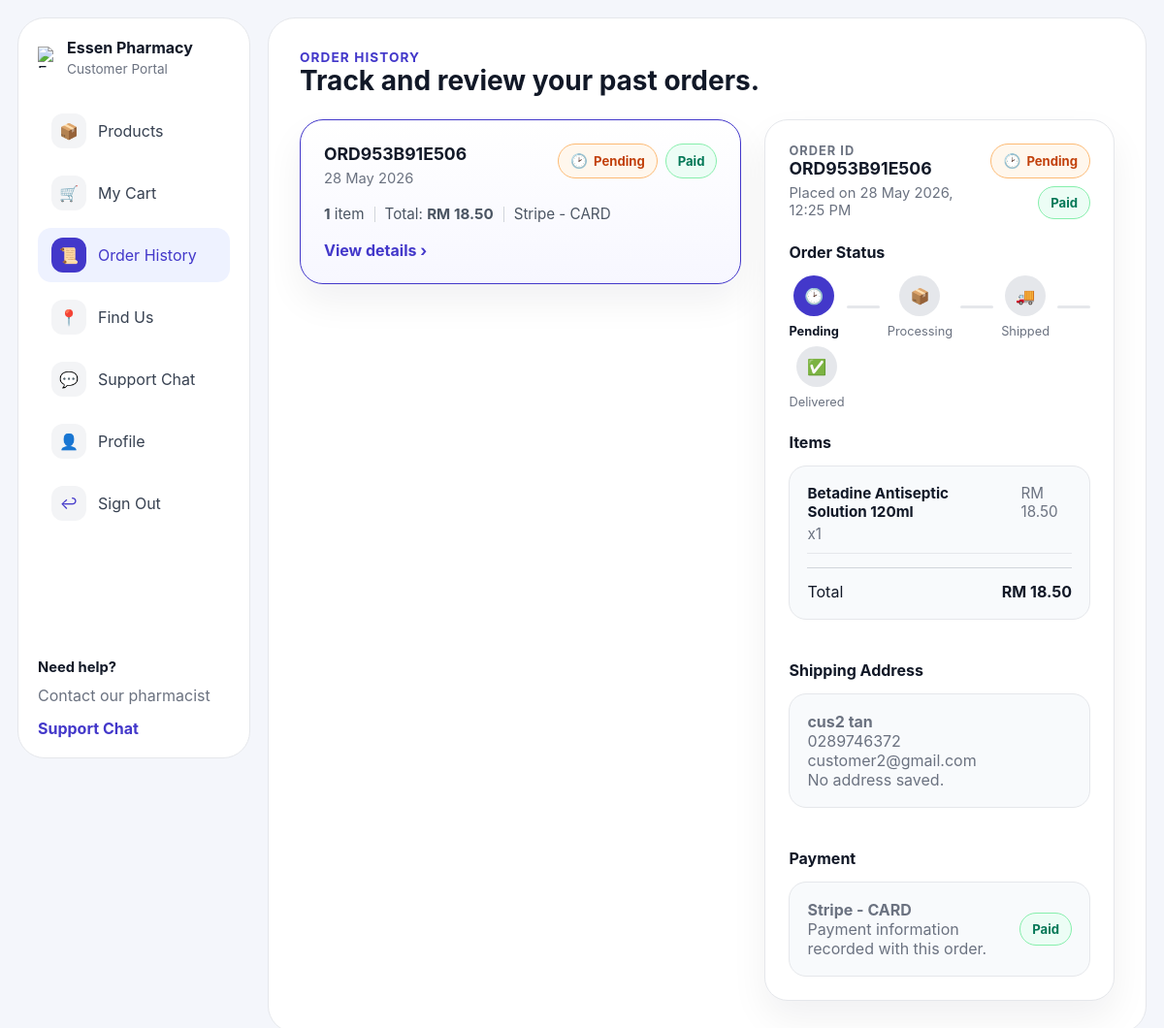
Page /customer/order-history.php (signed in) on the committed database.
### tables this page shows
CREATE TABLE `customer_orders` (
  `order_id` int(10) UNSIGNED NOT NULL,
  `order_code` varchar(20) NOT NULL,
  `customer_id` int(10) UNSIGNED NOT NULL,
  `cashier_user_id` int(10) UNSIGNED DEFAULT NULL,
  `order_date` date NOT NULL DEFAULT curdate(),
  `transaction_datetime` datetime DEFAULT NULL,
  `total` decimal(12,2) NOT NULL DEFAULT 0.00,
  `items` int(10) UNSIGNED NOT NULL DEFAULT 0,
  `status` enum('Pending','Processing','Shipped','Delivered','Cancelled') NOT NULL DEFAULT 'Pending',
  `paymentMethod` varchar(80) DEFAULT 'Unknown',
  `amount_paid` decimal(12,2) DEFAULT NULL,
  `change_amount` decimal(12,2) DEFAULT NULL,
  `order_source` varchar(30) NOT NULL DEFAULT 'Online',
  `created_at` timestamp NULL DEFAULT current_timestamp(),
  `updated_at` timestamp NULL DEFAULT current_timestamp() ON UPDATE current_timestamp()
);

CREATE TABLE `order_items` (
  `order_item_id` int(10) UNSIGNED NOT NULL,
  `order_id` int(10) UNSIGNED NOT NULL,
  `product_name` varchar(255) NOT NULL,
  `quantity` int(10) UNSIGNED NOT NULL DEFAULT 1,
  `unit_price` decimal(10,2) NOT NULL DEFAULT 0.00,
  `created_at` timestamp NULL DEFAULT current_timestamp()
);

CREATE TABLE `customers` (
  `customer_id` int(10) UNSIGNED NOT NULL,
  `user_id` int(10) UNSIGNED DEFAULT NULL,
  `customer_code` varchar(20) NOT NULL,
  `name` varchar(150) NOT NULL,
  `email` varchar(150) NOT NULL,
  `phone` varchar(40) DEFAULT NULL,
  `address` varchar(255) DEFAULT NULL,
  `join_date` date NOT NULL DEFAULT curdate(),
  `status` enum('active','inactive') NOT NULL DEFAULT 'active',
  `created_at` timestamp NULL DEFAULT current_timestamp(),
  `updated_at` timestamp NULL DEFAULT current_timestamp() ON UPDATE current_timestamp()
);

### customer/order-history.php (the view, shortened to what the rows shown need)
<?php
require_once __DIR__ . '/../db.php';
function h($value): string
{
    return htmlspecialchars((string) $value, ENT_QUOTES, 'UTF-8');
}
function resolveCustomerID(int $userId, mysqli $conn): ?int
{
    $customerStmt = $conn->prepare('SELECT customer_id FROM customers WHERE user_id = ? LIMIT 1');
    if ($customerStmt) {
        $customerStmt->bind_param('i', $userId);
        $customerStmt->execute();
        $customerResult = $customerStmt->get_result();
        if ($row = $customerResult->fetch_assoc()) {
            return (int) $row['customer_id'];
        }
    }
    $customerId = (int) $conn->insert_id;
    return $customerId;
}
function getStatusMeta(string $status): array
{
    $map = [
        'Pending' => ['class' => 'status-pending', 'icon' => '&#128337;'],
        'Processing' => ['class' => 'status-processing', 'icon' => '&#128230;'],
        'Shipped' => ['class' => 'status-shipped', 'icon' => '&#128666;'],
        'Delivered' => ['class' => 'status-delivered', 'icon' => '&#9989;'],
        'Cancelled' => ['class' => 'status-cancelled', 'icon' => '&#10060;'],
    ];
    return $map[$status] ?? ['class' => 'status-pending', 'icon' => '&#128337;'];
}
function getPaymentMeta(string $paymentMethod): array
{
    $normalized = strtolower(trim($paymentMethod));
    return ['label' => 'Paid', 'class' => 'payment-paid'];
}
$userId = (int) $_SESSION['userID'];
$customerId = resolveCustomerID($userId, $conn);
$orders = [];
$selectedOrder = null;
$selectedOrderItems = [];
$selectedOrderId = (int) ($_GET['order_id'] ?? 0);
if ($customerId !== null) {
    $orderStmt = $conn->prepare(
        'SELECT o.order_id, o.order_code, o.order_date, o.total, o.items, o.status, o.paymentMethod, o.created_at,
                c.name AS customer_name, c.email AS customer_email, c.phone AS customer_phone, c.address AS customer_address
         FROM customer_orders o
         JOIN customers c ON o.customer_id = c.customer_id
         WHERE o.customer_id = ?
         ORDER BY o.created_at DESC, o.order_id DESC'
    );
    if ($orderStmt) {
        $orderStmt->bind_param('i', $customerId);
        $orderStmt->execute();
        $orderResult = $orderStmt->get_result();
        $orders = $orderResult->fetch_all(MYSQLI_ASSOC);
    }
    if ($selectedOrderId <= 0 && !empty($orders)) {
        $selectedOrderId = (int) $orders[0]['order_id'];
    }
    if ($selectedOrderId > 0) {
        foreach ($orders as $order) {
            if ((int) $order['order_id'] === $selectedOrderId) {
                $selectedOrder = $order;
                break;
            }
        }
        if ($selectedOrder) {
            $itemStmt = $conn->prepare(
                'SELECT product_name, quantity, unit_price
                 FROM order_items
                 WHERE order_id = ?
                 ORDER BY order_item_id ASC'
            );
            if ($itemStmt) {
                $itemStmt->bind_param('i', $selectedOrderId);
                $itemStmt->execute();
                $itemResult = $itemStmt->get_result();
                $selectedOrderItems = $itemResult->fetch_all(MYSQLI_ASSOC);
            }
        }
    }
}
?>
<!DOCTYPE html>
<html lang="en">
<head>
    <link rel="stylesheet" href="css/customer-dashboard.css">
    <link rel="stylesheet" href="css/customer-order-history.css">
</head>
<body>
<div class="customer-layout">
    <aside class="sidebar">
        <div>
            <div class="brand">
                <div>
                    <h1>Essen Pharmacy</h1>
                </div>
            </div>
        </div>
    </aside>
    <main class="main-panel history-panel">
        <header class="page-header">
            <div>
                <h2>Track and review your past orders.</h2>
            </div>
        </header>
        <?php if (empty($orders)): ?>
            <section class="history-empty">
                <div class="history-empty-icon">&#128221;</div>
                <h3>No orders yet</h3>
                <p>Your order history will appear here after your first purchase.</p>
                <a href="dashboard.php" class="history-primary-button">Start Shopping</a>
            </section>
        <?php else: ?>
            <div class="history-layout">
                <section class="history-list">
                    <?php foreach ($orders as $order): ?>
                        <?php
                            $statusMeta = getStatusMeta($order['status']);
                            $paymentMeta = getPaymentMeta($order['paymentMethod']);
                            $isActive = $selectedOrder && (int) $selectedOrder['order_id'] === (int) $order['order_id'];
                        ?>
                        <a href="order-history.php?order_id=<?php echo (int) $order['order_id']; ?>" class="history-card<?php echo $isActive ? ' active' : ''; ?>">
                            <div class="history-card-top">
                                <div>
                                    <h3><?php echo h($order['order_code']); ?></h3>
                                    <p><?php echo h(date('d M Y', strtotime($order['order_date']))); ?></p>
                                </div>
                                <div class="history-badges">
                                    <span class="history-badge <?php echo h($statusMeta['class']); ?>">
                                        <span class="badge-icon"><?php echo $statusMeta['icon']; ?></span>
                                        <?php echo h($order['status']); ?>
                                    </span>
                                    <span class="history-badge <?php echo h($paymentMeta['class']); ?>">
                                        <?php echo h($paymentMeta['label']); ?>
                                    </span>
                                </div>
                            </div>
                            <div class="history-card-meta">
                                <span><strong><?php echo (int) $order['items']; ?></strong> item<?php echo (int) $order['items'] === 1 ? '' : 's'; ?></span>
                                <span>Total: <strong>RM <?php echo number_format((float) $order['total'], 2); ?></strong></span>
                                <span><?php echo h($order['paymentMethod']); ?></span>
                            </div>
                            <span class="history-link-copy">View details &#8250;</span>
                        </a>
                    <?php endforeach; ?>
                </section>
                <aside class="history-detail">
                    <?php if (!$selectedOrder): ?>
                        <div class="history-detail-card">
                            <p>Select an order to see its details.</p>
                        </div>
                    <?php else: ?>
                        <?php $selectedStatusMeta = getStatusMeta($selectedOrder['status']); ?>
                        <?php $selectedPaymentMeta = getPaymentMeta($selectedOrder['paymentMethod']); ?>
                        <section class="history-detail-card">
                            <div class="detail-header">
                                <div>
                                    <p class="detail-label">Order ID</p>
                                    <h3><?php echo h($selectedOrder['order_code']); ?></h3>
                                    <p class="detail-date">Placed on <?php echo h(date('d M Y, g:i A', strtotime($selectedOrder['created_at']))); ?></p>
                                </div>
                                <div class="history-badges">
                                    <span class="history-badge <?php echo h($selectedStatusMeta['class']); ?>">
                                        <span class="badge-icon"><?php echo $selectedStatusMeta['icon']; ?></span>
                                        <?php echo h($selectedOrder['status']); ?>
                                    </span>
                                    <span class="history-badge <?php echo h($selectedPaymentMeta['class']); ?>">
                                        <?php echo h($selectedPaymentMeta['label']); ?>
                                    </span>
                                </div>
                            </div>
                            <div class="timeline-card">
                                <h4>Order Status</h4>
                                <?php if ($selectedOrder['status'] === 'Cancelled'): ?>
                                    <div class="cancelled-state">
                                        <span class="cancelled-icon">&#10060;</span>
                                        <div>
                                            <strong>Order Cancelled</strong>
                                            <p>This order is no longer being processed.</p>
                                        </div>
                                    </div>
                                <?php else: ?>
                                    <div class="timeline">
                                        <?php
                                            $steps = ['Pending', 'Processing', 'Shipped', 'Delivered'];
                                            $currentIndex = array_search($selectedOrder['status'], $steps, true);
                                        ?>
                                        <?php foreach ($steps as $index => $step): ?>
                                            <?php $stepMeta = getStatusMeta($step); ?>
                                            <?php $isComplete = $index <= $currentIndex; ?>
                                            <div class="timeline-step">
                                                <div class="timeline-node<?php echo $isComplete ? ' complete' : ''; ?>">
                                                    <?php echo $stepMeta['icon']; ?>
                                                </div>
                                                <span class="timeline-label<?php echo $isComplete ? ' complete' : ''; ?>"><?php echo h($step); ?></span>
                                            </div>
                                            <?php if ($index < count($steps) - 1): ?>
                                                <div class="timeline-line<?php echo $index < $currentIndex ? ' complete' : ''; ?>"></div>
                                            <?php endif; ?>
                                        <?php endforeach; ?>
                                    </div>
                                <?php endif; ?>
                            </div>
                            <div class="detail-grid">
                                <div class="detail-section">
                                    <h4>Items</h4>
                                    <div class="detail-box">
                                        <?php foreach ($selectedOrderItems as $item): ?>
                                            <div class="detail-row">
                                                <div>
                                                    <strong><?php echo h($item['product_name']); ?></strong>
                                                    <span>x<?php echo (int) $item['quantity']; ?></span>
                                                </div>
                                                <span>RM <?php echo number_format((float) $item['unit_price'] * (int) $item['quantity'], 2); ?></span>
                                            </div>
                                        <?php endforeach; ?>
                                        <div class="detail-total">
                                            <span>Total</span>
                                            <strong>RM <?php echo number_format((float) $selectedOrder['total'], 2); ?></strong>
                                        </div>
                                    </div>
                                </div>
                                <div class="detail-section">
                                    <h4>Shipping Address</h4>
                                    <div class="detail-box">
                                        <p class="address-name"><?php echo h($selectedOrder['customer_name']); ?></p>
                                        <p><?php echo h($selectedOrder['customer_phone'] ?: '-'); ?></p>
                                        <p><?php echo h($selectedOrder['customer_email'] ?: '-'); ?></p>
                                        <p><?php echo h($selectedOrder['customer_address'] ?: 'No address saved.'); ?></p>
                                    </div>
                                </div>
                                <div class="detail-section">
                                    <h4>Payment</h4>
                                    <div class="detail-box payment-box">
                                        <div>
                                            <p class="payment-method"><?php echo h($selectedOrder['paymentMethod']); ?></p>
                                            <p class="payment-note">Payment information recorded with this order.</p>
                                        </div>
                                        <span class="history-badge <?php echo h($selectedPaymentMeta['class']); ?>">
                                            <?php echo h($selectedPaymentMeta['label']); ?>
                                        </span>
                                    </div>
                                </div>
                            </div>
                        </section>
                    <?php endif; ?>
                </aside>
            </div>
        <?php endif; ?>
    </main>
</div>
</body>
</html>

### rows in the picture
customer_orders: order_code "ORD953B91E506", order_date "28 May 2026", status "🕑", status "Pending", paymentMethod "Paid", items "1", total "18.50", paymentMethod "Stripe - CARD", created_at "28 May 2026, 12:25 PM", customer.name "cus2 tan", customer.phone "0289746372", customer.email "customer2@gmail.com", customer.address "No address saved."
order_items: product_name "Betadine Antiseptic Solution 120ml", quantity "1", (float)$item['unit_price']*(int)$item['quantity'] "18.50"

### other values in the picture
$stepMeta['icon'] "🕑"
$step "Pending"
$stepMeta['icon'] "📦"
$step "Processing"
$stepMeta['icon'] "🚚"
$step "Shipped"
$stepMeta['icon'] "✅"
$step "Delivered"
